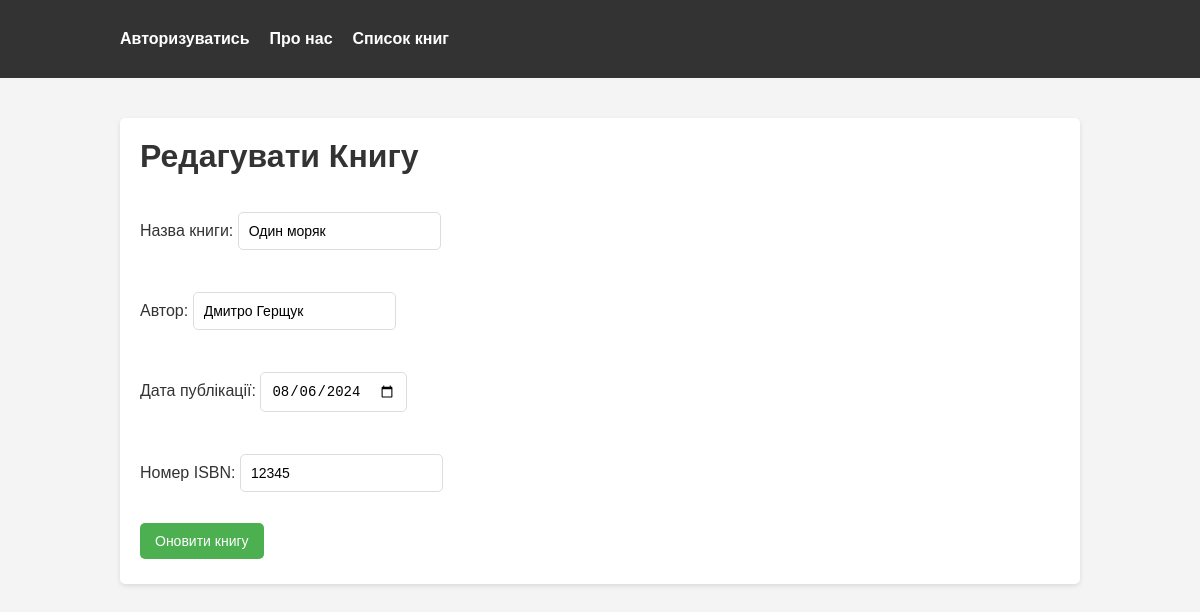
Screenshot of /book/1/update/ (signed in) with the database file from the repository.
### Book/models.py (models this page shows, shortened)
class Book(models.Model):
    title = models.CharField(max_length=30)
    author = models.CharField(max_length=30)
    published_date = models.DateField()
    isbn = models.PositiveIntegerField()

### Book/views.py (the view)
# urls.py: path('<int:pk>/update/', BookUpdateView.as_view(), name='book_update'),  # URL для оновлення книги
class BookUpdateView(LoginRequiredMixin, UpdateView):
    model = Book
    form_class = BookForm
    template_name = 'book_update.html'
    success_url = reverse_lazy('book_list')
    login_url = reverse_lazy('login')

### Book/forms.py
class BookForm(forms.ModelForm):
    title = forms.CharField(label='Назва книги', widget=forms.TextInput(attrs={'class': 'form-input'}))
    author = forms.CharField(label='Автор', widget=forms.TextInput(attrs={'class': 'form-input'}))
    published_date = forms.DateField(label='Дата публікації' ,widget=forms.DateInput(attrs={'class': 'form-input', 'type': 'date'}))
    isbn = forms.IntegerField(label='Номер ISBN', widget=forms.NumberInput(attrs={'class': 'form-input'}))
    class Meta:
        model = Book
        fields = ['title', 'author', 'published_date', 'isbn']
        widgets = {
            'title': forms.TextInput(attrs={'class': 'form-input'}),
            'author': forms.TextInput(attrs={'class': 'form-input'}),
            'published_date': forms.DateInput(attrs={'class': 'form-input'}),
            'isbn': forms.NumberInput(attrs={'class': 'form-input'}),
        }

### templates/book_update.html (shortened to what this page needs)
{% extends 'base.html' %}
{% block content %}
<div class="form-container">
    <h1>Редагувати Книгу</h1>
    <form method="post">
        {{ form.as_p }}
        <button type="submit" class="btn">Оновити книгу</button>
    </form>
</div>
{% endblock %}

### static/css/styles.css (style rules this page uses)
body { font-family: Arial, sans-serif; margin: 0; padding: 0; background-color: #f4f4f4; color: #333; }
.btn { background-color: #4CAF50; color: white; border: none; padding: 10px 15px; text-align: center; text-decoration: none; display: inline-block; font-size: 14px; margin: 5px 0; cursor: pointer; border-radius: 5px; transition: background-color 0.3s; }
.form-container { background: #fff; padding: 20px; margin-top: 20px; border-radius: 5px; box-shadow: 0 2px 5px rgba(0, 0, 0, 0.1); }
.form-container h1 { margin-top: 0; }
.form-container form { display: flex; flex-direction: column; }
.form-container form .form-input { padding: 10px; margin-bottom: 10px; border: 1px solid #ddd; border-radius: 5px; font-size: 14px; }
.form-container form .btn { align-self: flex-start; }

### rows the page displays
Book: title "Один моряк", author "Дмитро Герщук", published_date "08/06/2024", isbn "12345"
